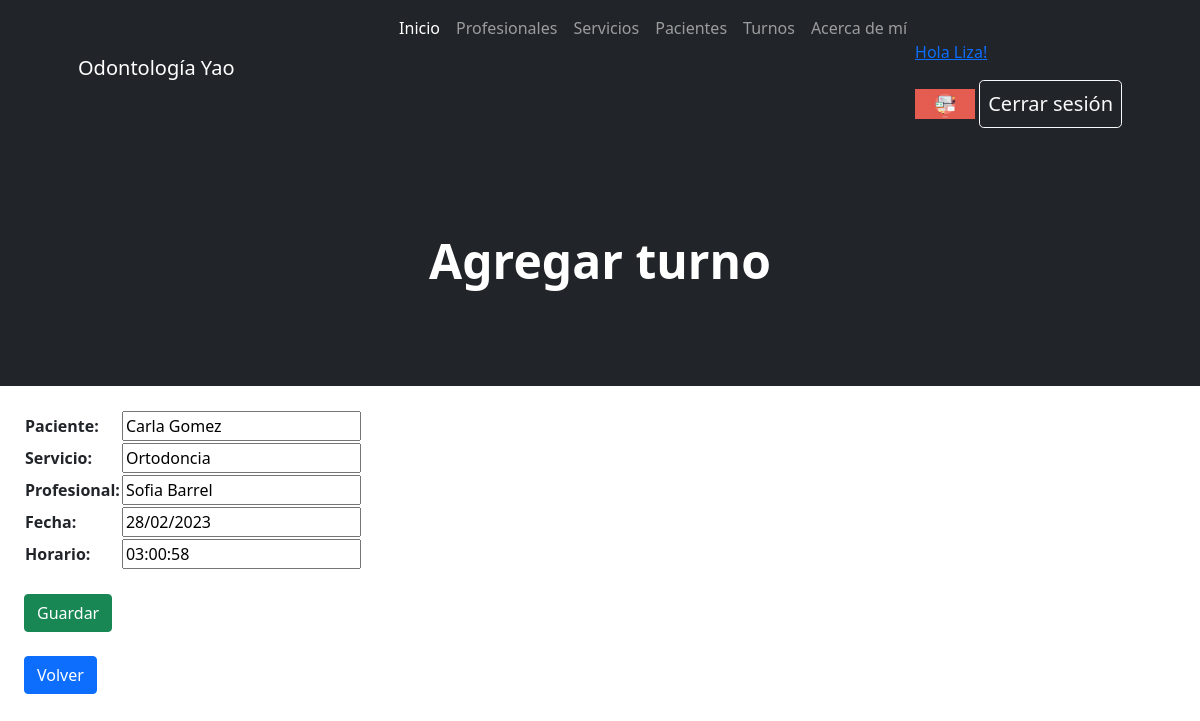
/AppOdonto/turno/modificar/1 (signed in), run on the app's committed database.
### AppOdonto/models.py (models this page shows, shortened)
class Avatar(models.Model):
    usuario = models.ForeignKey(User, on_delete=models.CASCADE)
    imagen = models.ImageField(upload_to="avatares", null=True, blank=True)

class Turno(models.Model):
    paciente = models.CharField(max_length=15)
    servicio = models.CharField(max_length=15)
    profesional = models.CharField(max_length=15)
    fecha = models.DateField()
    horario = models.TimeField()

### AppOdonto/views.py (the view)
# urls.py: path('turno/modificar/<int:pk>', TurnoUpdate.as_view(), name="Turno Edit"),
class TurnoUpdate(LoginRequiredMixin, UpdateView):
    model = Turno
    fields = ["paciente", "servicio", "profesional", "fecha", "horario"]
    success_url = "/AppOdonto/turno/list"

### AppOdonto/templates/AppOdonto/turno_form.html (shortened to what this page needs)
{% extends "AppOdonto/padre.html" %}
{% block header %}
    <h1 class="display-5 fw-bolder text-white mb-2">Agregar turno</h1>
{% endblock %}
{% block formulario %}
    <form action="" method="POST" class="m-4"> {% csrf_token %}
        <table>
            {{form.as_table}}
        </table> <br>
        <input type="submit" class="btn btn-success" value="Guardar">
    </form>
    <p>
        <a href="{% url 'Turno List' %}" class="btn btn-primary mx-4">Volver</a>
    </p>
{% endblock %}

### AppOdonto/templates/AppOdonto/padre.html (shortened to what this page needs)
<!DOCTYPE html>
<html lang="es">
    <head> {% load static %}
        <link href="https://cdn.jsdelivr.net/npm/bootstrap-icons@1.4.1/font/bootstrap-icons.css" rel="stylesheet" />
        <link href="{% static 'AppOdonto/css/styles.css' %}" rel="stylesheet" />
    </head>
    <body>
        <nav class="navbar navbar-expand-lg navbar-dark bg-dark">
            <div class="container px-5">
                <a class="navbar-brand" href="{% url 'Inicio' %}">Odontología Yao</a>
                <div class="collapse navbar-collapse" id="navbarSupportedContent">
                    <ul class="navbar-nav ms-auto mb-2 mb-lg-0">
                        <li class="nav-item"><a class="nav-link active" aria-current="page" href="{% url 'Inicio' %}">Inicio</a></li>
                        <li class="nav-item"><a class="nav-link" href="{% url 'Ver Profesionales' %}">Profesionales</a></li>
                        <li class="nav-item"><a class="nav-link" href="{% url 'Servicio List' %}">Servicios</a></li>
                        <li class="nav-item"><a class="nav-link" href="{% url 'Paciente List' %}">Pacientes</a></li>
                        <li class="nav-item"><a class="nav-link" href="{% url 'Turno List' %}">Turnos</a></li>
                        <li class="nav-item"><a class="nav-link" href="{% url 'About' %}">Acerca de mí</a></li>
                        <li class="nav-item"><a class="nav-link">
                            {% if request.user.is_authenticated %}
                                <p style="color:white"><a href="{% url 'Editar Perfil' %}">Hola {{user.first_name}}!</a></p>
                                {% with user.avatar_set.first as miAvatar%}
                                    {% if miAvatar %}
                                        <img src="{{miAvatar.imagen.url}}" alt="Imagen perfil" style="max-width: 60px;">
                                    {% endif %}
                                {% endwith %}
                                <a class="btn btn-outline-light btn-lg px-2" href="{% url 'Logout' %}">Cerrar sesión</a>
                            {% endif %}
                       </a></li>
                    </ul>
                </div>
            </div>
        </nav>
        <header class="bg-dark py-5">
            <div class="container px-5">
                <div class="row gx-5 justify-content-center">
                    <div class="col-lg-6">
                        <div class="text-center my-5">
                        {% block header %}{% endblock %}
                        </div>
                    </div>
                </div>
            </div>
        </header>
{% block formulario %}
{% endblock %}
    </body>
</html>

### data on the page
Avatar: imagen (picture)
Turno: paciente "Carla Gomez", servicio "Ortodoncia", profesional "Sofia Barrel", fecha "28/02/2023", horario "03:00:58"

### other printed values
{{ user.first_name }} "Liza"
